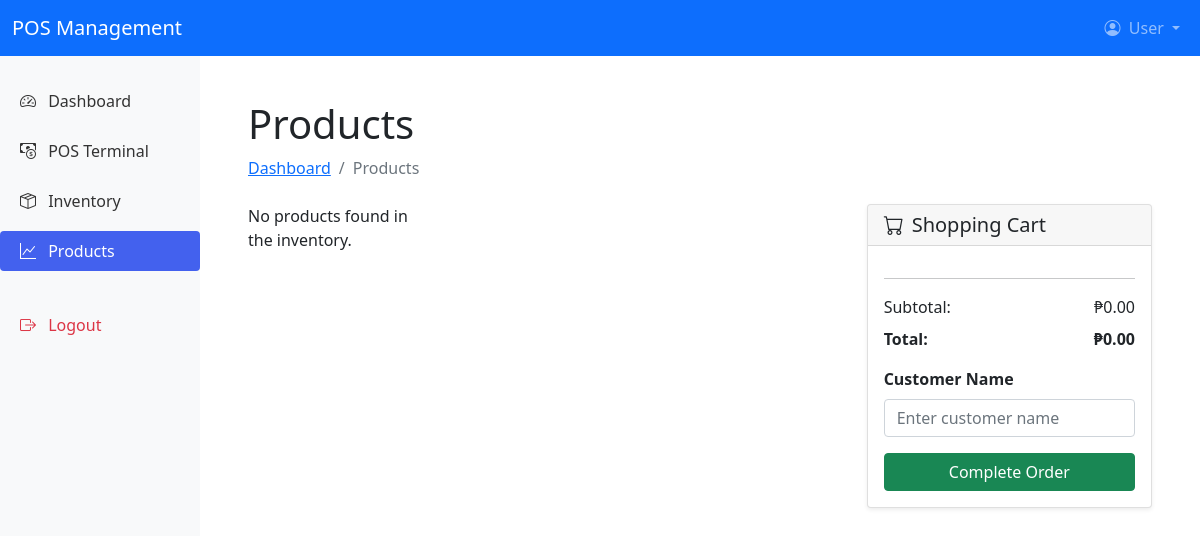
Before: /storeowner/products.php with the older database file.
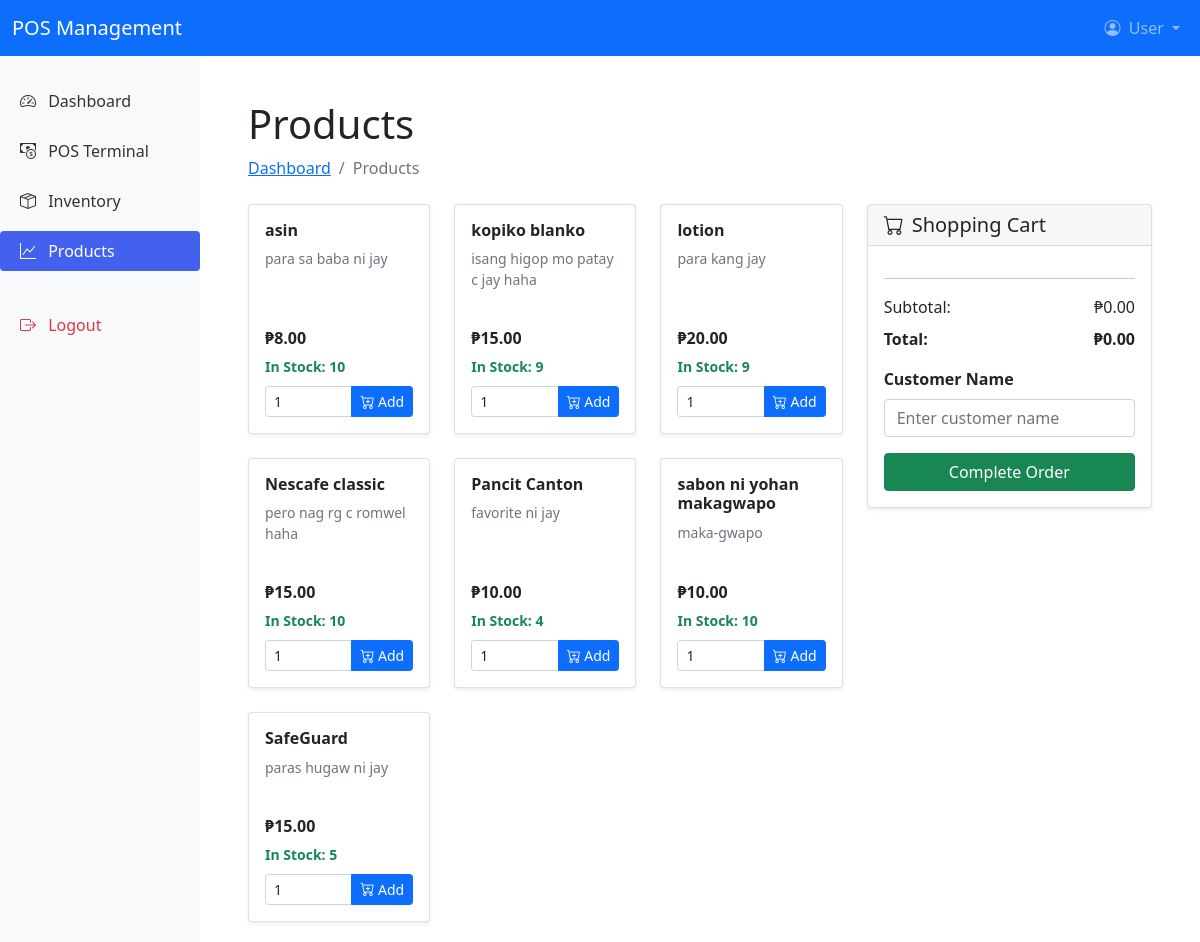
After: the same page with the newer database file.
### tables this page shows
CREATE TABLE `products` (
  `id` int NOT NULL,
  `store_id` int NOT NULL,
  `name` varchar(255) NOT NULL,
  `description` text,
  `sku` varchar(100) DEFAULT NULL,
  `barcode` varchar(100) DEFAULT NULL,
  `category` varchar(100) DEFAULT NULL,
  `price` decimal(10,2) NOT NULL DEFAULT '0.00',
  `cost_price` decimal(10,2) DEFAULT '0.00',
  `unit` varchar(20) DEFAULT 'pcs',
  `taxable` tinyint(1) NOT NULL DEFAULT '1',
  `status` enum('active','inactive','discontinued') NOT NULL DEFAULT 'active',
  `image_url` varchar(255) DEFAULT NULL,
  `reorder_level` int DEFAULT '10',
  `created_at` timestamp NOT NULL DEFAULT CURRENT_TIMESTAMP,
  `updated_at` timestamp NOT NULL DEFAULT CURRENT_TIMESTAMP ON UPDATE CURRENT_TIMESTAMP
);

CREATE TABLE `inventory` (
  `id` int NOT NULL,
  `name` varchar(255) NOT NULL,
  `description` text,
  `price` decimal(10,2) NOT NULL,
  `stock` int NOT NULL DEFAULT '0',
  `created_at` timestamp NULL DEFAULT CURRENT_TIMESTAMP,
  `updated_at` timestamp NULL DEFAULT CURRENT_TIMESTAMP ON UPDATE CURRENT_TIMESTAMP
);

### storeowner/products.php (the view, shortened to what this page needs)
<?php
include('../configuration/config.php');
include('includes/header.php');
try {
    $stmt = $conn->prepare("
        SELECT p.id, p.name, p.description, p.price, i.stock
        FROM products p
        LEFT JOIN inventory i ON p.id = i.id
        ORDER BY p.name ASC
    ");
    $stmt->execute();
    $products = $stmt->fetchAll(PDO::FETCH_ASSOC);
} catch (PDOException $e) {
    die("Error fetching products: " . $e->getMessage());
}
?>
<div class="container-fluid px-4">
    <h1 class="mt-4">Products</h1>
    <ol class="breadcrumb mb-4">
        <li class="breadcrumb-item"><a href="index.php">Dashboard</a></li>
        <li class="breadcrumb-item active">Products</li>
    </ol>
    <div class="row">
        <div class="col-lg-8">
            <div class="row row-cols-1 row-cols-md-2 row-cols-lg-3 g-4">
                <?php if (!empty($products)): ?>
                    <?php foreach ($products as $product): ?>
                        <?php
                            $stock = (int)($product['stock'] ?? 0);
                            $isOutOfStock = $stock <= 0;
                            $stockStatus = $isOutOfStock ? 'Out of Stock' : "In Stock: {$stock}";
                            $stockClass = $isOutOfStock ? 'text-danger' : 'text-success';
                        ?>
                        <div class="col">
                            <div class="card h-100">
                                <div class="card-body d-flex flex-column">
                                    <h5 class="card-title"><?= htmlspecialchars($product['name']) ?></h5>
                                    <p class="card-text small text-muted flex-grow-1"><?= htmlspecialchars($product['description'] ?? 'No description available.') ?></p>
                                    <p class="card-text mb-1"><strong>₱<?= number_format($product['price'], 2) ?></strong></p>
                                    <p class="card-text mb-2"><small class="<?= $stockClass ?> fw-bold"><?= $stockStatus ?></small></p>
                                    <div class="input-group mt-auto">
                                        <input type="number" class="form-control form-control-sm qty-input" value="1" min="1" max="<?= $stock ?>" <?= $isOutOfStock ? 'disabled' : '' ?>>
                                        <button class="btn btn-sm <?= $isOutOfStock ? 'btn-secondary' : 'btn-primary' ?> add-to-cart"
                                                data-id="<?= $product['id'] ?>"
                                                <?= $isOutOfStock ? 'disabled' : '' ?>>
                                            <i class="bi bi-cart-plus"></i> Add
                                        </button>
                                    </div>
                                </div>
                            </div>
                        </div>
                    <?php endforeach; ?>
                <?php else: ?>
                    <p>No products found in the inventory.</p>
                <?php endif; ?>
            </div>
        </div>
        <div class="col-lg-4">
            <div class="card position-sticky" style="top: 20px;">
                <div class="card-header">
                    <h5 class="mb-0"><i class="bi bi-cart me-2"></i>Shopping Cart</h5>
                </div>
                <div class="card-body">
                    <hr>
                    <div class="cart-summary">
                        <div class="d-flex justify-content-between mb-2">
                            <span>Subtotal:</span>
                            <span id="subtotal">₱0.00</span>
                        </div>
                        <div class="d-flex justify-content-between mb-3">
                            <strong>Total:</strong>
                            <strong id="total">₱0.00</strong>
                        </div>
                        <div class="mb-3">
                            <label for="customerName" class="form-label fw-bold">Customer Name</label>
                            <input type="text" class="form-control" id="customerName" placeholder="Enter customer name" required>
                        </div>
                        <div class="d-grid gap-2">
                            <button class="btn btn-success" id="completeOrder">Complete Order</button>
                        </div>
                    </div>
                </div>
            </div>
        </div>
    </div>
</div>
<?php include('includes/footer.php'); ?>

Changed rows visible on the page:
added products: name "asin", description "para sa baba ni jay", price "8.00", inventory.stock "In Stock: 10"
added inventory: stock "1"
added products: name "kopiko blanko", description "isang higop mo patay c jay haha", price "15.00", inventory.stock "In Stock: 9"
added inventory: stock "1"
added products: name "lotion", description "para kang jay", price "20.00", inventory.stock "In Stock: 9"
added inventory: stock "1"
added products: name "Nescafe classic", description "pero nag rg c romwel haha", price "15.00", inventory.stock "In Stock: 10"
added inventory: stock "1"
added products: name "Pancit Canton", description "favorite ni jay", price "10.00", inventory.stock "In Stock: 4"
added inventory: stock "1"
added products: name "sabon ni yohan makagwapo", description "maka-gwapo", price "10.00", inventory.stock "In Stock: 10"
added inventory: stock "1"
added products: name "SafeGuard", description "paras hugaw ni jay", price "15.00", inventory.stock "In Stock: 5"
added inventory: stock "1"
Other visible differences:
text no longer shown: "No products found in the inventory."
